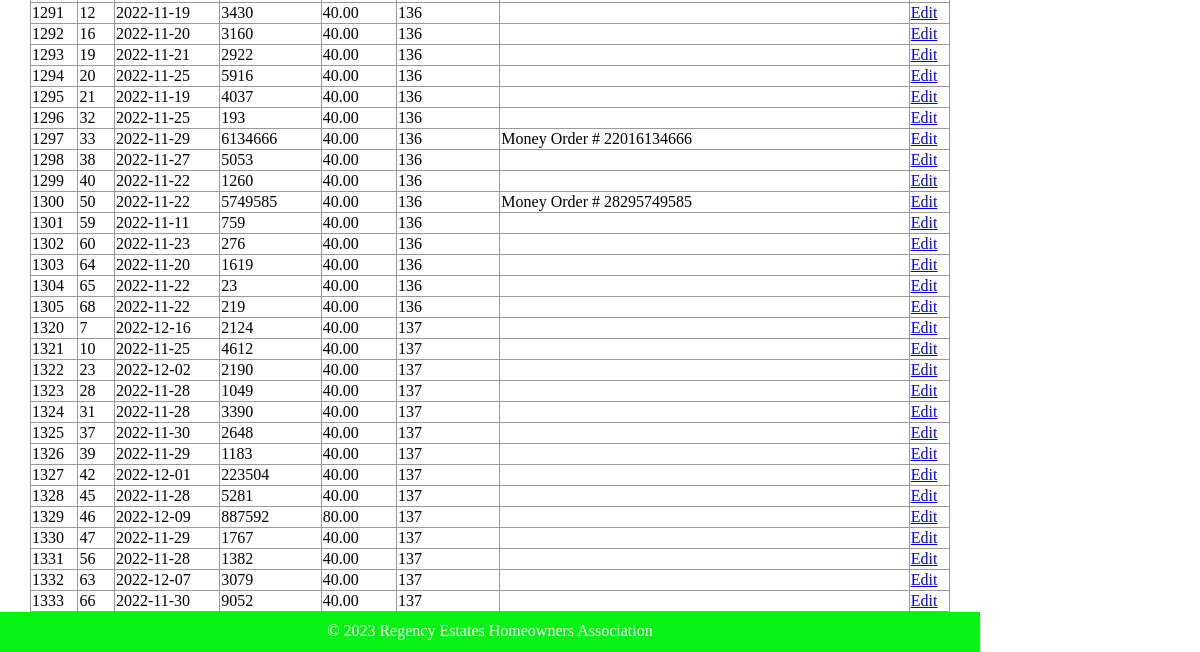
The page /html/public/staff/fees/index.php (lower part) on the database as committed earlier.
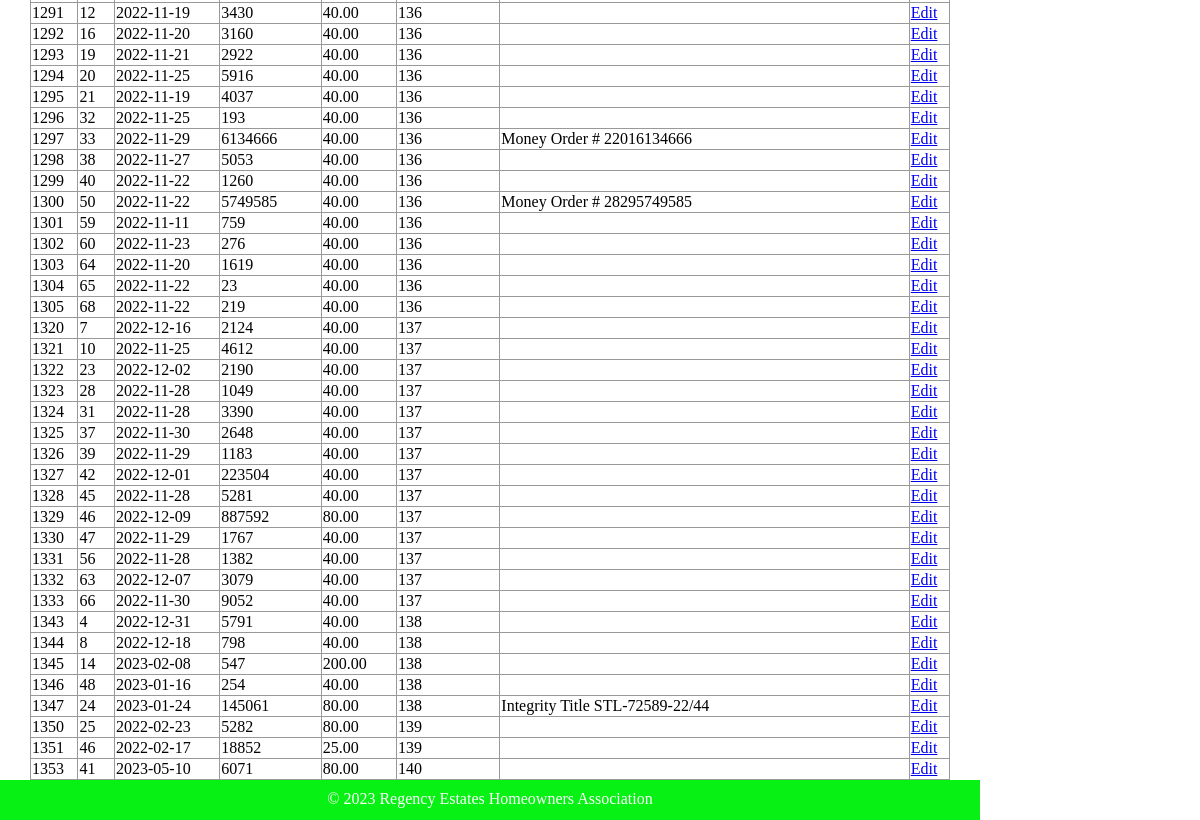
The same page on the database as committed later.
### tables this page shows
CREATE TABLE `fees` (
  `id` int(11) NOT NULL,
  `dt` date DEFAULT NULL,
  `ck_no` int(11) NOT NULL,
  `amount` decimal(10,2) DEFAULT NULL,
  `fk_lot_id` int(11) NOT NULL,
  `fk_deposit_id` int(11) DEFAULT NULL,
  `note` varchar(250) DEFAULT NULL
);

### html/private/query_functions.php (called while the page is built, shortened)
<?php
  function find_all_fees() {
    global $db;
    $sql = "SELECT * FROM fees WHERE dt > '2021-01-01' ";
    $result = mysqli_query($db, $sql);
    return $result;
  }
?>

### html/private/functions.php (called while the page is built, shortened)
<?php
function url_for($script_path)
{
    if ($script_path[0] != '/')
    {
        $script_path = "/" . $script_path;
    }
    return WWW_ROOT . $script_path;
}
function htmlsc($string = "")
{
    return htmlspecialchars($string);
}
?>

### html/public/staff/fees/index.php (the view, shortened to what this page needs)
<?php $subject_set = find_all_fees(); ?>
<?php include(SHARED_PATH . '/header.php'); ?>
    <div id="content">
        <div id="regency-menu">
            <table class="list">
                <?php while($subject = mysqli_fetch_assoc($subject_set)) { ?>
                    <tr>
                        <td><?php echo htmlsc($subject['id']); ?></td>
                        <td><?php echo htmlsc($subject['fk_lot_id']); ?></td>
                        <td><?php echo htmlsc($subject['dt']); ?></td>
                        <td><?php echo htmlsc($subject['ck_no']); ?></td>
                        <td><?php echo htmlsc($subject['amount']); ?></td>
                        <td><?php echo htmlsc($subject['fk_deposit_id']); ?></td>
                        <td><?php echo htmlsc($subject['note']); ?></td>
                        <td><a class="action" href="<?php echo url_for('/staff/subjects/show.php?id=' . htmlsc(urlencode($subject['id']))); ?>">Edit</a></td>
                    </tr>
                <?php } ?>
            </table>
        </div>
    </div>
<?php include(SHARED_PATH . '/footer.php'); ?>

Rows that differ between the two databases and show on the page:
added fees: id "1343", fk_lot "4", dt "2022-12-31", ck_no "5791", amount "40.00", fk_deposit "138"
added fees: id "1344", fk_lot "8", dt "2022-12-18", ck_no "798", amount "40.00", fk_deposit "138"
added fees: id "1345", fk_lot "14", dt "2023-02-08", ck_no "547", amount "200.00", fk_deposit "138"
added fees: id "1346", fk_lot "48", dt "2023-01-16", ck_no "254", amount "40.00", fk_deposit "138"
added fees: id "1347", fk_lot "24", dt "2023-01-24", ck_no "145061", amount "80.00", fk_deposit "138", note "Integrity Title STL-72589-22/44"
added fees: id "1350", fk_lot "25", dt "2022-02-23", ck_no "5282", amount "80.00", fk_deposit "139"
added fees: id "1351", fk_lot "46", dt "2022-02-17", ck_no "18852", amount "25.00", fk_deposit "139"
added fees: id "1353", fk_lot "41", dt "2023-05-10", ck_no "6071", amount "80.00", fk_deposit "140"
